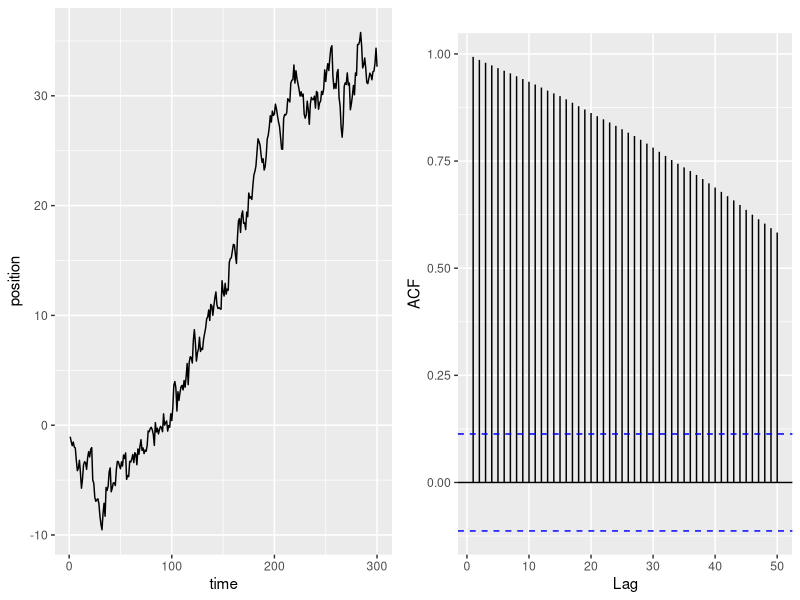

This figure's R source:
library(tidyverse)
library(forecast)
set.seed(20220719)
e <- rnorm(300)
x <- e
for(i in 2:300) x[i] <- 0.1+x[i-1]+e[i]
x <- as.data.frame(cbind(c(1:300),x))
names(x) <- c("time","position")
rwplot <- x %>%
  ggplot(aes(time,position)) +
  geom_line() 
rwacf <- ggAcf(x$position,50,main="")

ggpubr::ggarrange(rwplot,rwacf, ncol = 2, nrow = 1)